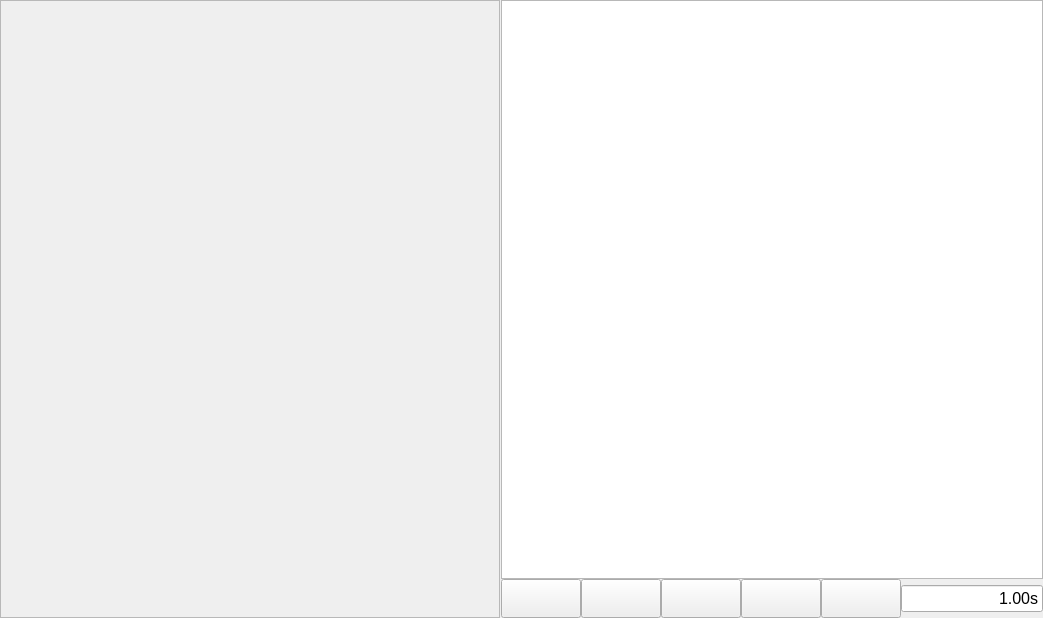
<?xml version="1.0" encoding="UTF-8"?>
<ui version="4.0">
 <class>ChessWidget</class>
 <widget class="QWidget" name="ChessWidget">
  <property name="geometry">
   <rect>
    <x>0</x>
    <y>0</y>
    <width>1010</width>
    <height>618</height>
   </rect>
  </property>
  <property name="windowTitle">
   <string>Form</string>
  </property>
  <layout class="QHBoxLayout" name="horizontalLayout">
   <property name="spacing">
    <number>1</number>
   </property>
   <property name="leftMargin">
    <number>0</number>
   </property>
   <property name="topMargin">
    <number>0</number>
   </property>
   <property name="rightMargin">
    <number>0</number>
   </property>
   <property name="bottomMargin">
    <number>0</number>
   </property>
   <item>
    <widget class="QFrame" name="frame">
     <property name="minimumSize">
      <size>
       <width>500</width>
       <height>500</height>
      </size>
     </property>
     <property name="frameShape">
      <enum>QFrame::StyledPanel</enum>
     </property>
     <property name="frameShadow">
      <enum>QFrame::Raised</enum>
     </property>
    </widget>
   </item>
   <item>
    <layout class="QVBoxLayout" name="verticalLayout">
     <property name="spacing">
      <number>0</number>
     </property>
     <item>
      <widget class="QTextBrowser" name="textBrowser">
       <property name="sizePolicy">
        <sizepolicy hsizetype="Minimum" vsizetype="Preferred">
         <horstretch>0</horstretch>
         <verstretch>0</verstretch>
        </sizepolicy>
       </property>
       <property name="font">
        <font>
         <pointsize>12</pointsize>
        </font>
       </property>
       <property name="textInteractionFlags">
        <set>Qt::TextSelectableByKeyboard|Qt::TextSelectableByMouse</set>
       </property>
      </widget>
     </item>
     <item>
      <layout class="QGridLayout" name="gridLayout">
       <property name="spacing">
        <number>0</number>
       </property>
       <item row="0" column="3">
        <widget class="QPushButton" name="buttonToLast">
         <property name="sizePolicy">
          <sizepolicy hsizetype="Fixed" vsizetype="Fixed">
           <horstretch>0</horstretch>
           <verstretch>0</verstretch>
          </sizepolicy>
         </property>
         <property name="font">
          <font>
           <pointsize>20</pointsize>
          </font>
         </property>
         <property name="icon">
          <iconset resource="resources.qrc">
           <normaloff>:/img/arrowRightSkip</normaloff>:/img/arrowRightSkip</iconset>
         </property>
         <property name="iconSize">
          <size>
           <width>40</width>
           <height>40</height>
          </size>
         </property>
        </widget>
       </item>
       <item row="0" column="0">
        <widget class="QPushButton" name="buttonToFirst">
         <property name="sizePolicy">
          <sizepolicy hsizetype="Fixed" vsizetype="Fixed">
           <horstretch>0</horstretch>
           <verstretch>0</verstretch>
          </sizepolicy>
         </property>
         <property name="font">
          <font>
           <pointsize>20</pointsize>
           <strikeout>false</strikeout>
          </font>
         </property>
         <property name="icon">
          <iconset resource="resources.qrc">
           <normaloff>:/img/arrowLeftSkip</normaloff>:/img/arrowLeftSkip</iconset>
         </property>
         <property name="iconSize">
          <size>
           <width>40</width>
           <height>40</height>
          </size>
         </property>
        </widget>
       </item>
       <item row="0" column="2">
        <widget class="QPushButton" name="buttonNext">
         <property name="sizePolicy">
          <sizepolicy hsizetype="Fixed" vsizetype="Fixed">
           <horstretch>0</horstretch>
           <verstretch>0</verstretch>
          </sizepolicy>
         </property>
         <property name="font">
          <font>
           <pointsize>20</pointsize>
          </font>
         </property>
         <property name="icon">
          <iconset resource="resources.qrc">
           <normaloff>:/img/arrowRight</normaloff>:/img/arrowRight</iconset>
         </property>
         <property name="iconSize">
          <size>
           <width>40</width>
           <height>40</height>
          </size>
         </property>
        </widget>
       </item>
       <item row="0" column="1">
        <widget class="QPushButton" name="buttonPrevious">
         <property name="sizePolicy">
          <sizepolicy hsizetype="Fixed" vsizetype="Fixed">
           <horstretch>0</horstretch>
           <verstretch>0</verstretch>
          </sizepolicy>
         </property>
         <property name="font">
          <font>
           <pointsize>20</pointsize>
          </font>
         </property>
         <property name="icon">
          <iconset resource="resources.qrc">
           <normaloff>:/img/arrowLeft</normaloff>:/img/arrowLeft</iconset>
         </property>
         <property name="iconSize">
          <size>
           <width>40</width>
           <height>40</height>
          </size>
         </property>
        </widget>
       </item>
       <item row="0" column="4">
        <widget class="QPushButton" name="buttonPlayPause">
         <property name="sizePolicy">
          <sizepolicy hsizetype="Fixed" vsizetype="Fixed">
           <horstretch>0</horstretch>
           <verstretch>0</verstretch>
          </sizepolicy>
         </property>
         <property name="font">
          <font>
           <pointsize>20</pointsize>
          </font>
         </property>
         <property name="icon">
          <iconset resource="resources.qrc">
           <normaloff>:/img/arrowPlayPause</normaloff>:/img/arrowPlayPause</iconset>
         </property>
         <property name="iconSize">
          <size>
           <width>40</width>
           <height>40</height>
          </size>
         </property>
        </widget>
       </item>
       <item row="0" column="5">
        <widget class="QLineEdit" name="lineEdit">
         <property name="sizePolicy">
          <sizepolicy hsizetype="Minimum" vsizetype="Fixed">
           <horstretch>0</horstretch>
           <verstretch>0</verstretch>
          </sizepolicy>
         </property>
         <property name="font">
          <font>
           <pointsize>12</pointsize>
          </font>
         </property>
         <property name="text">
          <string>1.00s</string>
         </property>
         <property name="maxLength">
          <number>8</number>
         </property>
         <property name="alignment">
          <set>Qt::AlignRight|Qt::AlignTrailing|Qt::AlignVCenter</set>
         </property>
        </widget>
       </item>
      </layout>
     </item>
    </layout>
   </item>
  </layout>
 </widget>
 <resources>
  <include location="resources.qrc"/>
 </resources>
 <connections/>
</ui>
